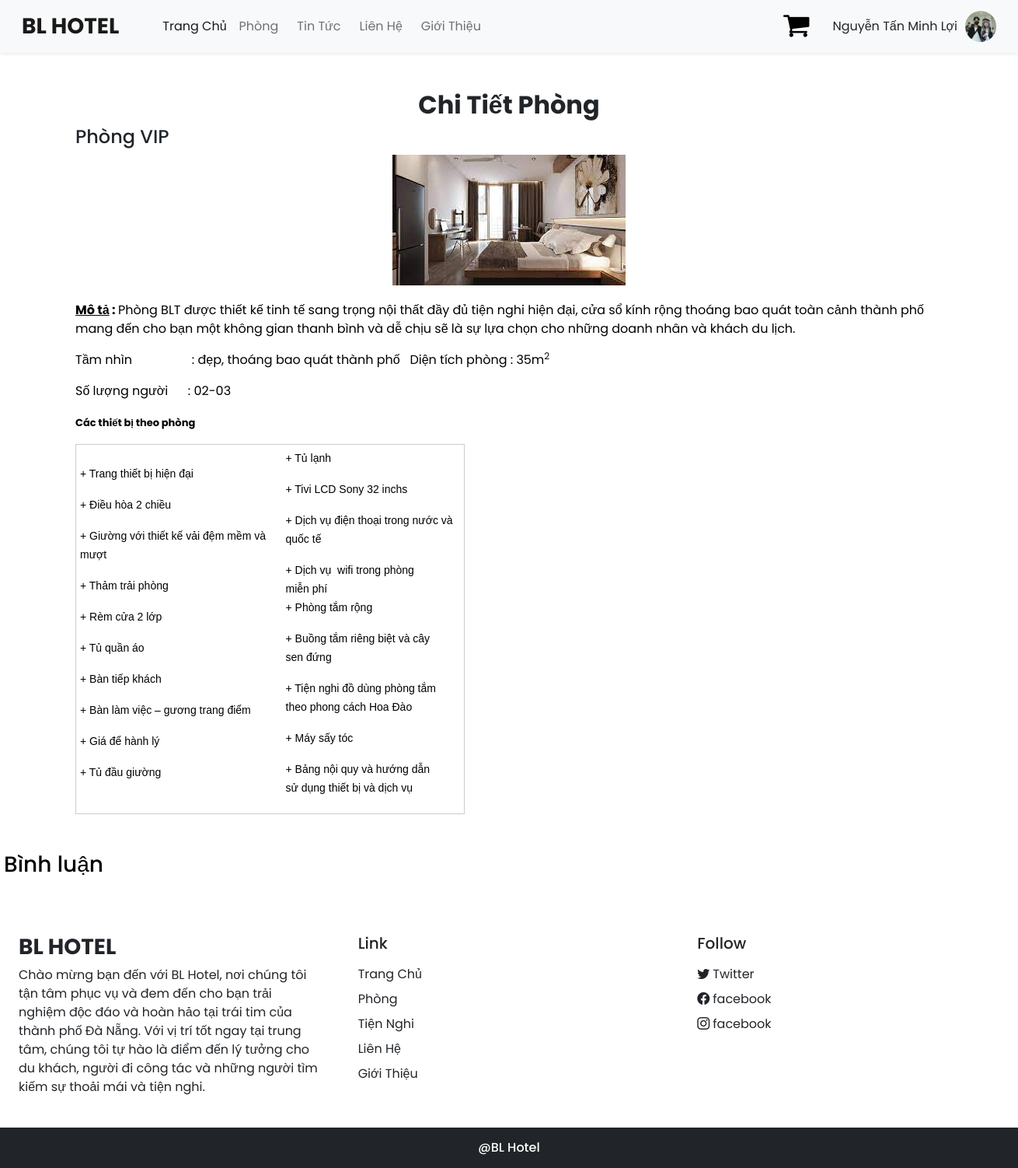
Screenshot of /index.php?act=chi_tiet&id=6 (signed in) with the database file from the repository.
### tables this page shows
CREATE TABLE `phong` (
  `id` int(11) NOT NULL,
  `ma_loaiphong` int(11) NOT NULL,
  `hinh` varchar(255) DEFAULT NULL,
  `mo_ta` text DEFAULT NULL,
  `dien_tich` decimal(10,0) DEFAULT NULL,
  `gia_phong` decimal(10,0) DEFAULT NULL,
  `nguoi_lon` int(11) DEFAULT NULL,
  `tre_em` int(11) DEFAULT NULL,
  `trang_thai_phong` int(1) DEFAULT 0
);

CREATE TABLE `loai_phong` (
  `ma_loai` int(11) NOT NULL,
  `ten_loai` varchar(255) DEFAULT NULL
);

### model/pdo.php (called while the page is built, shortened)
<?php
function pdo_get_connection()
{
    $dburl = "mysql:host=localhost;dbname=du_an_1;charset=utf8";
    $username = 'root';
    $password = '';
    $conn = new PDO($dburl, $username, $password);
    $conn->setAttribute(PDO::ATTR_ERRMODE, PDO::ERRMODE_EXCEPTION);
    return $conn;
}
function pdo_query_one($sql)
{
    $sql_args = array_slice(func_get_args(), 1);
    try {
        $conn = pdo_get_connection();
        $stmt = $conn->prepare($sql);
        $stmt->execute($sql_args);
        $row = $stmt->fetch(PDO::FETCH_ASSOC);
        return $row;
    } catch (PDOException $e) {
        throw $e;
    } finally {
        unset($conn);
    }
}

### model/phong.php (called while the page is built, shortened)
<?php
function lay_ten_loaiphong($ma_loaiphong)
{
    $sql = "SELECT * FROM loai_phong WHERE ma_loai='$ma_loaiphong'";
    $result = pdo_query_one($sql);
    extract($result);
    return $ten_loai;
}
function sua_phong($id)
{
    $sql = "SELECT * FROM phong WHERE id='$id'";
    $result = pdo_query_one($sql);
    return $result;
}

### inc/detail.php (the view, shortened to what this page needs)
<!DOCTYPE html>
<html>
<head>
  <?php require('inc/links.php'); ?>
  <link rel="stylesheet" href="https://cdn.jsdelivr.net/npm/swiper@8/swiper-bundle.min.css" />
  <link rel="stylesheet" type="text/css" href="css/common.css">
</head>
<body>
  <?php require('inc/header.php'); ?>
  <div class="my-5 px-4">
    <h2 class="fw-bold h-font text-center">Chi Tiết Phòng</h2>
    <?php if (!empty($list_chitietphong)) :
      extract($list_chitietphong);
      $ten_phong = lay_ten_loaiphong($list_chitietphong['ma_loaiphong']);
      if (is_file("upload/" . $list_chitietphong['hinh'])) {
        $hinhxuat = "<img src='upload/" . $list_chitietphong['hinh'] . "' style='max-width: 1300px;'>";
      } else {
        $hinhxuat = "no photo";
      }
    ?>
      <div class="container">
        <h4><?php echo $ten_phong; ?></h4>
        <div class="cananhdetail">
          <?php echo $hinhxuat; ?>
        </div>
        <?php echo $list_chitietphong['mo_ta']; ?>
      </div>
  </div>
<?php else : ?>
  <p>chưa có thông tin chi tiết phòng</p>
<?php endif; ?>
<div class="binhluan">
  <h3 style="width: 1300px;margin:0 auto;color:black;">Bình luận</h3>
</div>
<?php require('inc/footer.php'); ?>
</body>
</html>

### css/common.css (style rules this page uses)
:root { --teal: #2ec1ac; --teal_hover:#279e8c; }
* { font-family: 'Poppins', sans-serif; }
.h-font { font-family: 'Merienda' cursive; }

### inc/detail.php (style rules this page uses)
.cananhdetail { display: flex; justify-content: center; align-items: center; margin-bottom: 20px; }
.cananhdetail img { max-width: 1300px; height: auto; }

### rows the page displays
phong: ma_loaiphong.ten_loai "Phòng VIP", hinh (picture), mo_ta "Mô tả : Phòng BLT được thiết kế tinh tế sang trọng nội thất đầy đủ tiện nghi hiện đại, cửa sổ kính rộng thoáng bao quát toàn cảnh thành phố mang đến cho bạn một không gian thanh bình và dễ chịu sẽ là sự lựa chọn cho những doanh nhân và khách du lịch. Tầm nhìn : đẹp, thoáng bao quát thành phố Diện tích phòng : 35m 2 Số lượng người : 02-03 Các thiết bị theo phòng + Trang thiết bị hiện đại + Điều hòa 2 chiều + Giường với thiết kế vải đệm mềm và mượt + Thảm trải phòng + Rèm cửa 2 lớp + Tủ quần áo + Bàn tiếp khách + Bàn làm việc – gương trang điểm + Giá để hành lý + Tủ đầu giường + Tủ lạnh + Tivi LCD Sony 32 inchs + Dịch vụ điện thoại trong nước và quốc tế + Dịch vụ wifi trong phòng miễn phí +…"

### other values shown
$_SESSION['khach_hang']['ho_ten'] "Nguyễn Tấn Minh Lợi"
